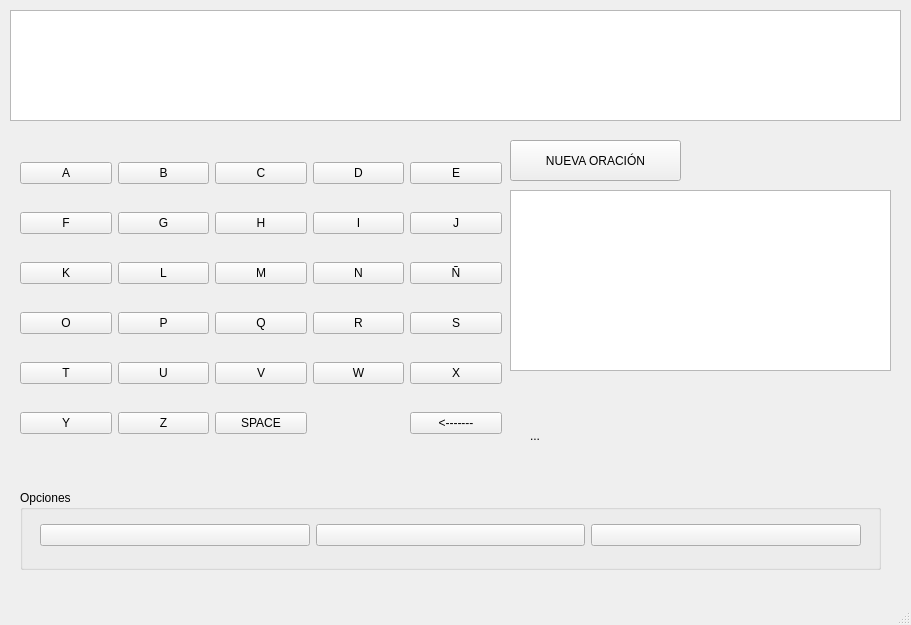
<?xml version="1.0" encoding="UTF-8"?>
<ui version="4.0">
 <class>MainWindow</class>
 <widget class="QMainWindow" name="MainWindow">
  <property name="geometry">
   <rect>
    <x>0</x>
    <y>0</y>
    <width>911</width>
    <height>625</height>
   </rect>
  </property>
  <property name="windowTitle">
   <string>MainWindow</string>
  </property>
  <widget class="QWidget" name="centralwidget">
   <widget class="QWidget" name="gridLayoutWidget">
    <property name="geometry">
     <rect>
      <x>20</x>
      <y>140</y>
      <width>482</width>
      <height>321</height>
     </rect>
    </property>
    <layout class="QGridLayout" name="gridLayout">
     <item row="2" column="1">
      <widget class="QPushButton" name="lBtn">
       <property name="text">
        <string>L</string>
       </property>
       <property name="shortcut">
        <string>L</string>
       </property>
      </widget>
     </item>
     <item row="0" column="0">
      <widget class="QPushButton" name="aBtn">
       <property name="text">
        <string>A</string>
       </property>
       <property name="shortcut">
        <string>A</string>
       </property>
      </widget>
     </item>
     <item row="3" column="5">
      <widget class="QPushButton" name="sBtn">
       <property name="text">
        <string>S</string>
       </property>
       <property name="shortcut">
        <string>S</string>
       </property>
      </widget>
     </item>
     <item row="4" column="2">
      <widget class="QPushButton" name="vBtn">
       <property name="text">
        <string>V</string>
       </property>
       <property name="shortcut">
        <string>V</string>
       </property>
      </widget>
     </item>
     <item row="4" column="5">
      <widget class="QPushButton" name="xBtn">
       <property name="text">
        <string>X</string>
       </property>
       <property name="shortcut">
        <string>X</string>
       </property>
      </widget>
     </item>
     <item row="2" column="0">
      <widget class="QPushButton" name="kBtn">
       <property name="text">
        <string>K</string>
       </property>
       <property name="shortcut">
        <string>K</string>
       </property>
      </widget>
     </item>
     <item row="1" column="0">
      <widget class="QPushButton" name="fBtn">
       <property name="text">
        <string>F</string>
       </property>
       <property name="shortcut">
        <string>F</string>
       </property>
      </widget>
     </item>
     <item row="4" column="1">
      <widget class="QPushButton" name="uBtn">
       <property name="text">
        <string>U</string>
       </property>
       <property name="shortcut">
        <string>U</string>
       </property>
      </widget>
     </item>
     <item row="0" column="5">
      <widget class="QPushButton" name="eBtn">
       <property name="text">
        <string>E</string>
       </property>
       <property name="shortcut">
        <string>E</string>
       </property>
      </widget>
     </item>
     <item row="1" column="2">
      <widget class="QPushButton" name="hBtn">
       <property name="text">
        <string>H</string>
       </property>
       <property name="shortcut">
        <string>H</string>
       </property>
      </widget>
     </item>
     <item row="0" column="2">
      <widget class="QPushButton" name="cBtn">
       <property name="text">
        <string>C</string>
       </property>
       <property name="shortcut">
        <string>C</string>
       </property>
      </widget>
     </item>
     <item row="2" column="2">
      <widget class="QPushButton" name="mBtn">
       <property name="text">
        <string>M</string>
       </property>
       <property name="shortcut">
        <string>M</string>
       </property>
      </widget>
     </item>
     <item row="1" column="3">
      <widget class="QPushButton" name="iBtn">
       <property name="text">
        <string>I</string>
       </property>
       <property name="shortcut">
        <string>I</string>
       </property>
      </widget>
     </item>
     <item row="3" column="0">
      <widget class="QPushButton" name="oBtn">
       <property name="text">
        <string>O</string>
       </property>
       <property name="shortcut">
        <string>O</string>
       </property>
      </widget>
     </item>
     <item row="4" column="3">
      <widget class="QPushButton" name="wBtn">
       <property name="text">
        <string>W</string>
       </property>
       <property name="shortcut">
        <string>W</string>
       </property>
      </widget>
     </item>
     <item row="3" column="1">
      <widget class="QPushButton" name="pBtn">
       <property name="text">
        <string>P</string>
       </property>
       <property name="shortcut">
        <string>P</string>
       </property>
      </widget>
     </item>
     <item row="2" column="5">
      <widget class="QPushButton" name="nnBtn">
       <property name="text">
        <string>Ñ</string>
       </property>
       <property name="shortcut">
        <string>Ñ</string>
       </property>
      </widget>
     </item>
     <item row="0" column="3">
      <widget class="QPushButton" name="dBtn">
       <property name="text">
        <string>D</string>
       </property>
       <property name="shortcut">
        <string>D</string>
       </property>
      </widget>
     </item>
     <item row="3" column="2">
      <widget class="QPushButton" name="qBtn">
       <property name="text">
        <string>Q</string>
       </property>
       <property name="shortcut">
        <string>Q</string>
       </property>
      </widget>
     </item>
     <item row="0" column="1">
      <widget class="QPushButton" name="bBtn">
       <property name="text">
        <string>B</string>
       </property>
       <property name="shortcut">
        <string>B</string>
       </property>
      </widget>
     </item>
     <item row="3" column="3">
      <widget class="QPushButton" name="rBtn">
       <property name="text">
        <string>R</string>
       </property>
       <property name="shortcut">
        <string>R</string>
       </property>
      </widget>
     </item>
     <item row="2" column="3">
      <widget class="QPushButton" name="nBtn">
       <property name="text">
        <string>N</string>
       </property>
       <property name="shortcut">
        <string>N</string>
       </property>
      </widget>
     </item>
     <item row="4" column="0">
      <widget class="QPushButton" name="tBtn">
       <property name="text">
        <string>T</string>
       </property>
       <property name="shortcut">
        <string>T</string>
       </property>
      </widget>
     </item>
     <item row="1" column="1">
      <widget class="QPushButton" name="gBtn">
       <property name="text">
        <string>G</string>
       </property>
       <property name="shortcut">
        <string>G</string>
       </property>
      </widget>
     </item>
     <item row="1" column="5">
      <widget class="QPushButton" name="jBtn">
       <property name="text">
        <string>J</string>
       </property>
       <property name="shortcut">
        <string>J</string>
       </property>
      </widget>
     </item>
     <item row="5" column="0">
      <widget class="QPushButton" name="yBtn">
       <property name="text">
        <string>Y</string>
       </property>
       <property name="shortcut">
        <string>Y</string>
       </property>
      </widget>
     </item>
     <item row="5" column="1">
      <widget class="QPushButton" name="zBtn">
       <property name="text">
        <string>Z</string>
       </property>
       <property name="shortcut">
        <string>Z</string>
       </property>
      </widget>
     </item>
     <item row="5" column="2">
      <widget class="QPushButton" name="spaceBtn">
       <property name="text">
        <string>SPACE</string>
       </property>
       <property name="shortcut">
        <string>Space</string>
       </property>
      </widget>
     </item>
     <item row="5" column="5">
      <widget class="QPushButton" name="delBtn">
       <property name="text">
        <string>&lt;-------</string>
       </property>
       <property name="shortcut">
        <string>Backspace</string>
       </property>
      </widget>
     </item>
    </layout>
   </widget>
   <widget class="QPlainTextEdit" name="plainTextEdit">
    <property name="geometry">
     <rect>
      <x>10</x>
      <y>10</y>
      <width>891</width>
      <height>111</height>
     </rect>
    </property>
    <property name="readOnly">
     <bool>true</bool>
    </property>
   </widget>
   <widget class="QGroupBox" name="groupBox">
    <property name="geometry">
     <rect>
      <x>20</x>
      <y>490</y>
      <width>861</width>
      <height>80</height>
     </rect>
    </property>
    <property name="title">
     <string>Opciones</string>
    </property>
    <widget class="QWidget" name="horizontalLayoutWidget">
     <property name="geometry">
      <rect>
       <x>20</x>
       <y>20</y>
       <width>821</width>
       <height>51</height>
      </rect>
     </property>
     <layout class="QHBoxLayout" name="horizontalLayout">
      <item>
       <widget class="QPushButton" name="op1">
        <property name="text">
         <string/>
        </property>
       </widget>
      </item>
      <item>
       <widget class="QPushButton" name="op2">
        <property name="text">
         <string/>
        </property>
       </widget>
      </item>
      <item>
       <widget class="QPushButton" name="op3">
        <property name="text">
         <string/>
        </property>
       </widget>
      </item>
     </layout>
    </widget>
   </widget>
   <widget class="QPushButton" name="newBtn">
    <property name="geometry">
     <rect>
      <x>510</x>
      <y>140</y>
      <width>171</width>
      <height>41</height>
     </rect>
    </property>
    <property name="text">
     <string>NUEVA ORACIÓN</string>
    </property>
   </widget>
   <widget class="QListWidget" name="listWidget">
    <property name="geometry">
     <rect>
      <x>510</x>
      <y>190</y>
      <width>381</width>
      <height>181</height>
     </rect>
    </property>
   </widget>
   <widget class="QLabel" name="word">
    <property name="geometry">
     <rect>
      <x>530</x>
      <y>410</y>
      <width>351</width>
      <height>51</height>
     </rect>
    </property>
    <property name="styleSheet">
     <string notr="true">font: 75 28pt &quot;MS Shell Dlg 2&quot;;</string>
    </property>
    <property name="text">
     <string>...</string>
    </property>
   </widget>
  </widget>
  <widget class="QMenuBar" name="menubar">
   <property name="geometry">
    <rect>
     <x>0</x>
     <y>0</y>
     <width>911</width>
     <height>21</height>
    </rect>
   </property>
  </widget>
  <widget class="QStatusBar" name="statusbar"/>
 </widget>
 <resources/>
 <connections/>
</ui>
